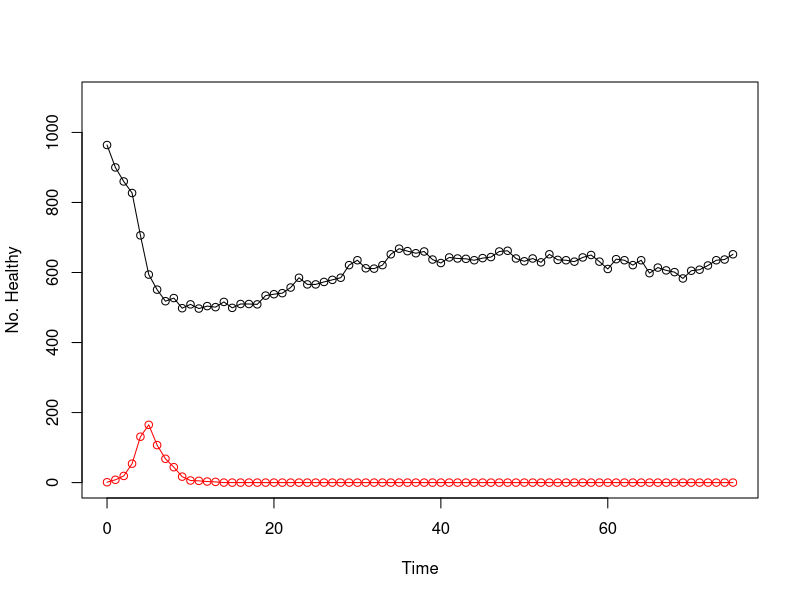

Write R code to recreate this figure.
# libs ------------------------------------------------------

# genotype frequencies ------------------------------------------------------
	##the PrP genotypes are noted as below:
	##1. arr/arr 2. arr/arq 3. arr/arh 4. arr/ahq 5. arq/arq
	##6. arq/ahq 7. arq/arh 8. ahq/ahq 9. ahq/arh 10. arh/arh
	##11. arr/vrq 12. arq/vrq 13. ahq/vrq 14. arh/vrq 15. vrq/vrq

	#breed genotype frequencies: ARR/ARR=0.066, ARR/ARQ = 0.066 etc...
	Equal = c(0.066,0.066,0.066,0.066,0.066,0.066,0.066,0.066,0.066,0.066,0.066,0.066,0.066,0.066,0.066)
	Hu = c(0.022,0.391,0.029,0,0.348,0.015,0.159,0,0,0.029,0,0.007,0,0,0)
	Chios = c(0,0.162,0,0,0.667,0.172,0,0,0,0,0,0,0,0,0)
	Texel = c(0.541,0.193,0.169,0.012,0.02,0.006,0.026,0.001,0.007,0.009,0.01,0.004,0,0.004,0)
	Latxa = c(0.051,0.336,0.006,0.004,0.517,0.01,0.038,0,0.002,0,0.008,0.023,0,0.004,0.002)
	Leccesse = c(0.119,0.371,0.004,0.033,0.365,0.072,0.016,0.016,0,0,0.004,0,0,0,0)
	Finsheep = c(0.013,0.161,0.004,0,0.70,0.004,0.008,0,0,0,0,0.104,0,0,0.004)
	BHS = c(0.653,0,0,0,0.347,0,0,0,0,0,0,0,0,0,0)
	Kamieniecka = c(0.353,0.333,0.157,0,0.029,0,0.01,0,0,0.01,0.069,0.029,0,0.01,0)
	Skopelos = c(0.105,0.158,0,0.158,0.053,0.2105,0,0.2105,0,0,0,0,0.105,0,0)
	Kivircik = c(0.093,0.407,0,0.029,0.329,0.093,0,0.014,0,0,0.007,0.014,0.007,0,0.007)
	Djallonke = c(0,0,0,0,0.86,0.12,0,0.02,0,0,0,0,0,0,0)
	Ivesi = c(0,0.063,0,0,0.563,0,0.281,0,0,0,0.031,0,0,0,0)
	SPBM = c(0.102,0.225,0.041,0.020,0.265,0.163,0.061,0.041,0.02,0,0.041,0.02,0,0,0)


# simulation ------------------------------------------------------

scrapiesim = function(breed, hrate, vrate, grate, arate, drate, time, pop){


	#starting values at t=0
	S = rpois(15, pop*breed) #starting susceptibles of each genotype
	for(m in 1:length(breed)){
		if(is.na(S[m]) == TRUE){S[m] = 0}
		}

	Ih = c(0,0,0,0,1,0,0,0,0,0,0,0,0,0,0) #initially infected. If Ih[1]=1, then there is 1 individual of that genotype infected etc
	Iv = c(0,0,0,0,0,0,0,0,0,0,0,0,0,0,0) #vertically infected
	R = c(0,0,0,0,0,0,0,0,0,0,0,0,0,0,0) #death count
	
	#set up vectors for plotting later
	timelim = time #observations over n years
	Io = c(sum(Ih))
	dead = c(sum(R))
	susc = c(sum(S))

	rel.inf = c(0,0.0007,0,0.00055,0.068,0.016,0.01,0.0092,0,0.0037,0.012,0.41,0.0013,0.74,1) #infection relative risk
	b = rel.inf*hrate #relative horizontal infection risk
	v = rel.inf*vrate #relative vertical infection risk
	g = grate #prion death rate
	a = arate #birth rate
	d = drate #natural causes death rate

	for(j in 1:timelim){
		totalinf = sum(Ih) + sum(Iv)
		nS = c()
		nIv = c()
		tg = c()
		for(k in 1:15){
			nb = c()
			nb[k] = rpois(1, b[k]*S[k]*totalinf) #new infecteds for this year
			if(is.na(nb[k]) == TRUE){nb[k] = 0}
			Sd = rpois(1, d*S[k]) #number of susceptibles that died by natural causes
			if(is.na(Sd) == TRUE){Sd = 0}
			Ihd = rpois(1, d*Ih[k]) #Ih killed by natural causes
			if(is.na(Ihd) == TRUE){Ihd = 0}
			Ivd = rpois(1, d*Iv[k]) #Iv killed by natural causes
			if(is.na(Ivd) == TRUE){Ivd = 0}
			Ihg = rpois(1, g*Ih[k]) #Ih killed by scrapie
			if(is.na(Ihg) == TRUE){Ihg = 0}
			Ivg = rpois(1, g*Iv[k]) #Iv killed by scrapie
			if(is.na(Ivg) == TRUE){Ivg = 0}
			nS[k] = newS(S[k], nb[k], Sd) #removes infected susceptibles
			Ih[k] = newIh(S[k], Ih[k], nb[k], Ihg, Ihd) #updates no. infected vertically
			nIv[k] = newIv(Iv[k], Ivg, Ivd) #removes dead infected vertically
			R[k] = newR(R[k], Ivg, Ihg) #calculates death count
			tg[k] = nS[k] + Ih[k] + nIv[k] #totals each genotype
		}
			

		totalsus = sum(nS) #sum of all susceptibles
		totalinf = sum(nIv) + sum(Ih) #sum of all infecteds
		alleles = 2*(sum(tg)) #sum of all alleles
		
		#total number of each allele
		ARR = 2*tg[1] + tg[2] + tg[3] + tg[4] + tg[11] 
		ARQ = tg[5]*2 + tg[2] + tg[6] + tg[7] + tg[12]
		ARH = tg[10]*2 + tg[3] + tg[7] + tg[9] + tg[14]
		AHQ = tg[8]*2 + tg[4] + tg[6] + tg[9] + tg[13]
		VRQ = tg[15]*2 + tg[11] + tg[12] + tg[13] + tg[14]

		#contains genotype frequencies
		gen = c(hombirths(ARR,alleles),hetbirths(ARR, alleles, ARQ),hetbirths(ARR, alleles, ARH),hetbirths(ARR, alleles, AHQ),hombirths(ARQ, alleles),hetbirths(ARQ, alleles, AHQ),hetbirths(ARQ, alleles, ARH),hombirths(AHQ, alleles),hetbirths(AHQ, alleles, ARH),hombirths(ARH, alleles),hetbirths(ARR, alleles, VRQ),hetbirths(ARQ, alleles, VRQ),hetbirths(AHQ, alleles, VRQ),hetbirths(ARH, alleles, VRQ),hombirths(VRQ, alleles))
		
		for(l in 1:15){
			Sa = rpois(1, gen[l]*a*totalsus) #healthy births for each genotype
			if(is.na(Sa) == TRUE){Sa = 0}
			Iva = rpois(1, a*v[l]*totalinf*gen[l]) #vertically infected births
			if(is.na(Iva) == TRUE){Iva = 0}
			SIa = rpois(1, a*totalinf*gen[l]) #total sheep that could be born susceptible, if none are born infected
			if(is.na(SIa) == TRUE){SIa = 0}
			S[l] = nS[l] + Sa + (SIa-Iva)
			if(SIa-Iva <0){S[l] = nS[l] + Sa}
			Iv[l] = nIv[l] + Iva
		}

		Io[j+1] = sum(Ih) + sum(Iv)
		dead[j+1] = sum(R)
		susc[j+1] = sum(S)
		}

	#making the matrix
	data = cbind(susc, Io, dead)
	years = c(0:timelim)
	data = cbind(years, data)
	print(data)

  plot(susc ~ years, xlab = "Time", ylab = "No. Healthy", ylim = c(0,pop+100))
  lines(years, susc)
  points(Io ~ years, xlab = "Time", ylab = "No. Infected", col = "red")
   lines(years, Io, col = "red") 
	}

#calculates new susceptibles -----------------------------------------------------

newS = function(S, nb, Sd){ 
	Sn = S - nb - Sd
	if(Sn < 0){Sn=0}
	return(Sn)
	}

#calculates new horizontally infected ------------------------------------------

newIh = function(S, Ih, nb, Ihg, Ihd){
	Ihn = Ih + nb - Ihg - Ihd
if(nb > S){Ihn = Ih + S - Ihg - Ihd} #stops more sheep being infected than actually exist
	if(Ihn <0){Ihn=0}
	return(Ihn)
	}

#calculates new vertically infected ---------------------------------------------

newIv = function(Iv, Ivg, Ivd){
	Ivn = Iv - Ivg - Ivd
	if(Ivn<0){Ivn=0}
	return(Ivn)
	}

#calculates total deaths -----------------------------------------------------

newR = function(R, Ivg, Ihg){
	Rn = R + Ivg + Ihg #changed to prion only deaths
	return(Rn)
	}

#calculates genotype frequencies for homozygous genotypes ---------------------

hombirths = function(allele1, alleles){
	genfreq = (allele1/alleles)^2
	return(genfreq)
	}

#calculates genotype frequencies for heterozygous genotypes --------------------

hetbirths = function(allele1, alleles, allele2){
	genfreq = 2*(allele1/alleles)*(allele2/alleles)
	return(genfreq)
	}

#variables & RUN SIM ----------------------------------------------------------------------

	hrate = 0.14 #horizontal transmission rate
	vrate = 0.25 #vertical transmission rate
	grate = 0.5  #scrapie death rate
	arate = 0.25 #birth rate
	drate = 0.2  #non-scrapie death rate
	time = 75    #simulation time scale
	pop = 1000   #starting healthy population size

scrapiesim(Kivircik, hrate, vrate, grate, arate, drate, time, pop)
